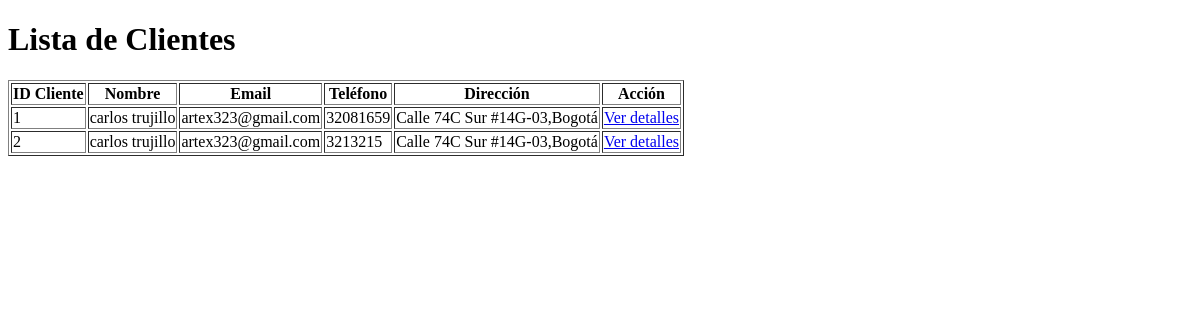
Page /clientes/ on the earlier database version.
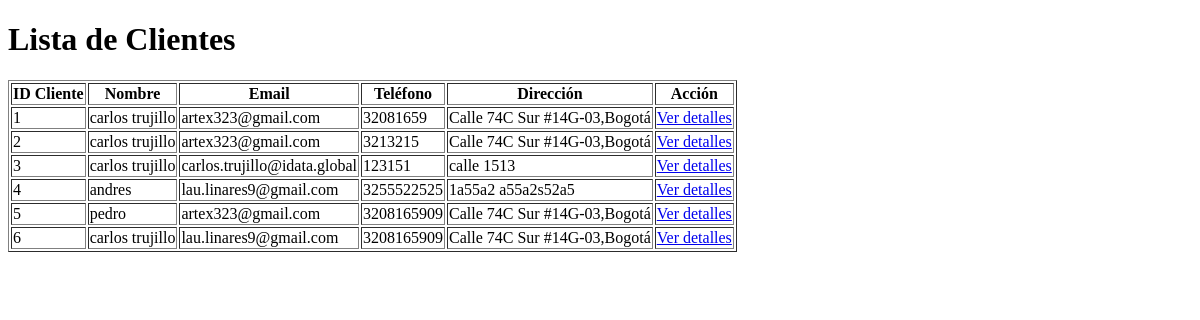
Same page on the later database version.
### Aseo/models.py (models this page shows, shortened)
class Cliente(models.Model):
    id_cliente = models.AutoField(primary_key=True)
    nombre_cliente = models.CharField(max_length=100)
    email = models.EmailField()
    telefono = models.IntegerField()
    direccion = models.CharField(max_length=255)

### Aseo/views.py (the view)
# urls.py: path('clientes/', views.lista_clientes, name='lista_clientes'),
def lista_clientes(request):
    clientes = Cliente.objects.all()
    context = {'clientes': clientes}
    return render(request, 'clientes/lista_clientes.html', context)

### Aseo/templates/clientes/lista_clientes.html (shortened to what this page needs)
<!DOCTYPE html>
<html lang="en">
<head>
</head>
<body>
    <h1>Lista de Clientes</h1>
    <table border="1">
        <thead>
            <tr>
                <th>ID Cliente</th>
                <th>Nombre</th>
                <th>Email</th>
                <th>Teléfono</th>
                <th>Dirección</th>
                <th>Acción</th>
            </tr>
        </thead>
        <tbody>
            {% for cliente in clientes %}
            <tr>
                <td>{{ cliente.id_cliente }}</td>
                <td>{{ cliente.nombre_cliente }}</td>
                <td>{{ cliente.email }}</td>
                <td>{{ cliente.telefono }}</td>
                <td>{{ cliente.direccion }}</td>
                <td><a href="{% url 'detalle_cliente' cliente.id_cliente %}">Ver detalles</a></td>
            </tr>
            {% endfor %}
        </tbody>
    </table>
</body>
</html>

Differences in the rows shown:
added Cliente: id_cliente "3", nombre_cliente "carlos trujillo", email "carlos.trujillo@idata.global", telefono "123151", direccion "calle 1513"
added Cliente: id_cliente "4", nombre_cliente "andres", email "lau.linares9@gmail.com", telefono "3255522525", direccion "1a55a2 a55a2s52a5"
added Cliente: id_cliente "5", nombre_cliente "pedro", email "artex323@gmail.com", telefono "3208165909", direccion "Calle 74C Sur #14G-03,Bogotá"
added Cliente: id_cliente "6", nombre_cliente "carlos trujillo", email "lau.linares9@gmail.com", telefono "3208165909", direccion "Calle 74C Sur #14G-03,Bogotá"
